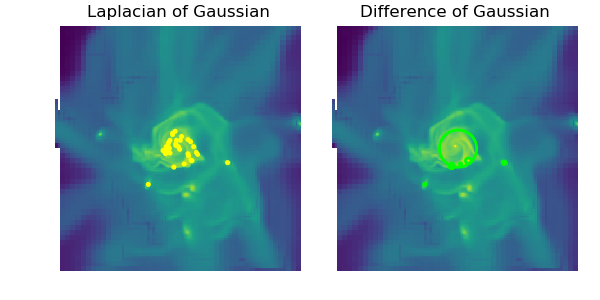

Reproduce this figure in Python.
'''

compare results from LoG and DoG


'''

import os

from math import sqrt
from skimage import data
from skimage.feature import blob_dog, blob_log
from skimage.color import rgb2gray
import numpy as np

import matplotlib.pyplot as plt
import h5py


fold_out = 'skimage_plots/'

if not os.path.isdir(fold_out):
  os.mkdir(fold_out)


f = h5py.File("snapshot28_center_fields0123456-15_resampled.h5", "r")
density = f["rho"].value

# convert from code unit density to g/cc (depending on how fetch_gal.py is implemented.)
convert_unit = True

if convert_unit:
    import pymses
    from pymses.utils import constants as C

    ro = pymses.RamsesOutput("output", 28)
    factor = ro.info["unit_density"].express(C.H_cc)
    density *= factor
    print density.max()


_max = density.max()
image = density
print image.shape

threshold = 100
# factor = image_gray.max() / _max
# threshold = 100.0 * factor
print threshold

print image.shape
blobs_log = blob_log(image,
#                     max_sigma=30,
#                     num_sigma=10,
                     min_sigma=1,
                     threshold=threshold)

# Compute radii in the last column.
blobs_log[:, 3] = blobs_log[:, 3] * sqrt(3)


blobs_dog = blob_dog(image,
                     max_sigma=30,
                     threshold=threshold)
blobs_dog[:, 3] = blobs_dog[:, 3] * sqrt(3)


blobs_list = [blobs_log, blobs_dog]
colors = ['yellow', 'lime']
titles = ['Laplacian of Gaussian', 'Difference of Gaussian']
sequence = zip(blobs_list, colors, titles)

fig, axes = plt.subplots(1, 2, figsize=(6, 3), sharex=True, sharey=True)
ax = axes.ravel()

flatten_image = image.sum(axis=0)    # for imshow

for idx, (blobs, color, title) in enumerate(sequence):
    ax[idx].set_title(title)
    ax[idx].imshow(np.log10(flatten_image), interpolation='nearest')
    for blob in blobs:
        y, x, c, r = blob
        cir = plt.Circle((c, x), r, color=color, linewidth=2, fill=False)
        ax[idx].add_patch(cir)
    ax[idx].set_axis_off()

plt.tight_layout()
plt.show()
fig.savefig(fold_out+'skimage_feature.png')


fig, axes = plt.subplots(1, 2, figsize=(6, 3), sharex=True, sharey=True)
ax = axes.ravel()
flatten_image = image.sum(axis=1)    # for imshow

for idx, (blobs, color, title) in enumerate(sequence):
    ax[idx].set_title(title)
    ax[idx].imshow(np.log10(flatten_image), interpolation='nearest')
    for blob in blobs:
        y, x, c, r = blob
        cir = plt.Circle((c, x), r, color=color, linewidth=2, fill=False)
        ax[idx].add_patch(cir)
    ax[idx].set_axis_off()

plt.tight_layout()
plt.show()
fig.savefig(fold_out+'skimage_feature_xz.png')



fig, axes = plt.subplots(1, 2, figsize=(6, 3), sharex=True, sharey=True)
ax = axes.ravel()
flatten_image = image.sum(axis=2)    # for imshow

for idx, (blobs, color, title) in enumerate(sequence):
    ax[idx].set_title(title)
    ax[idx].imshow(np.log10(flatten_image), interpolation='nearest')
    for blob in blobs:
        y, x, c, r = blob
        cir = plt.Circle((c, x), r, color=color, linewidth=2, fill=False)
        ax[idx].add_patch(cir)
    ax[idx].set_axis_off()

plt.tight_layout()
plt.show()
fig.savefig(fold_out+'skimage_feature_xy.png')
